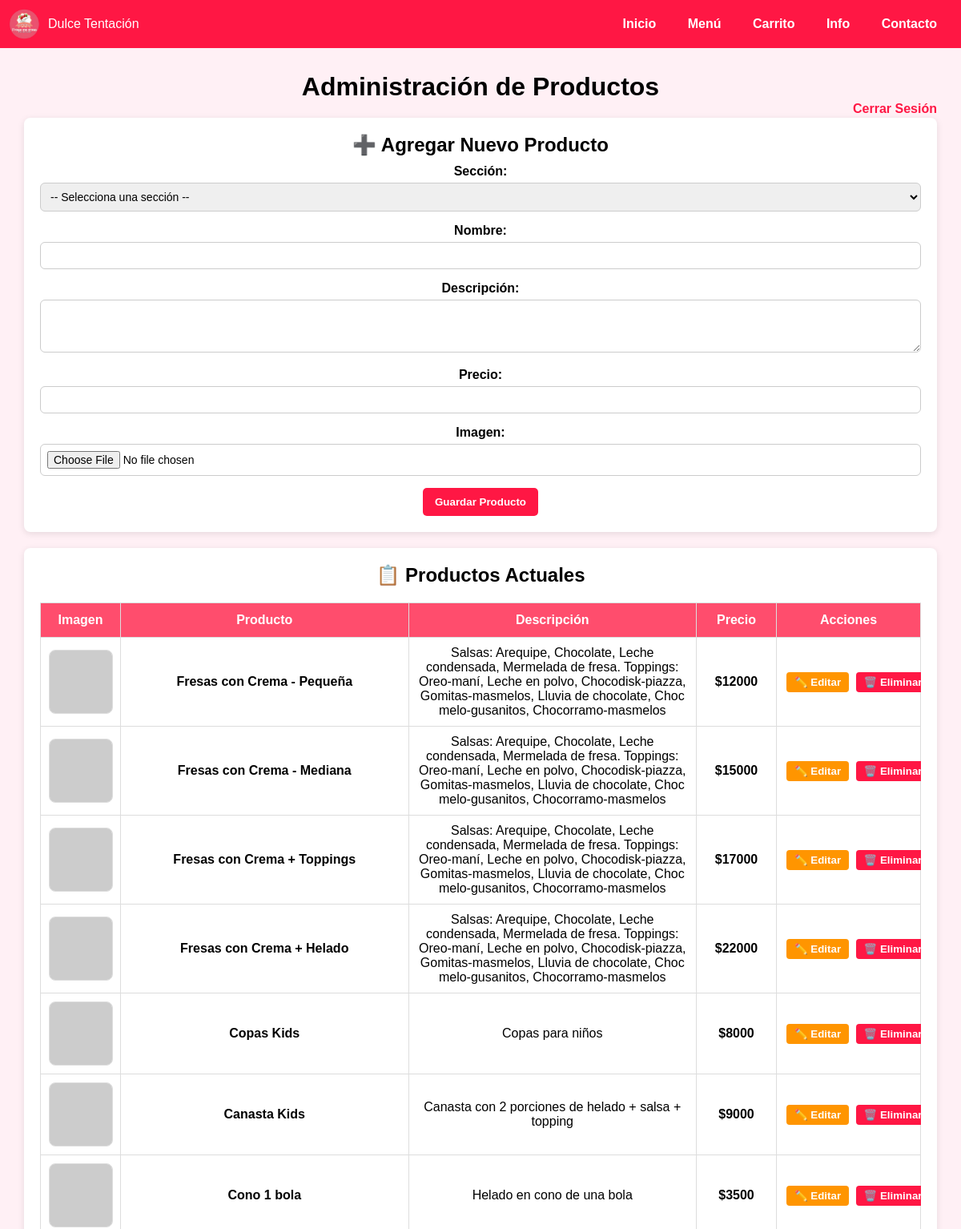
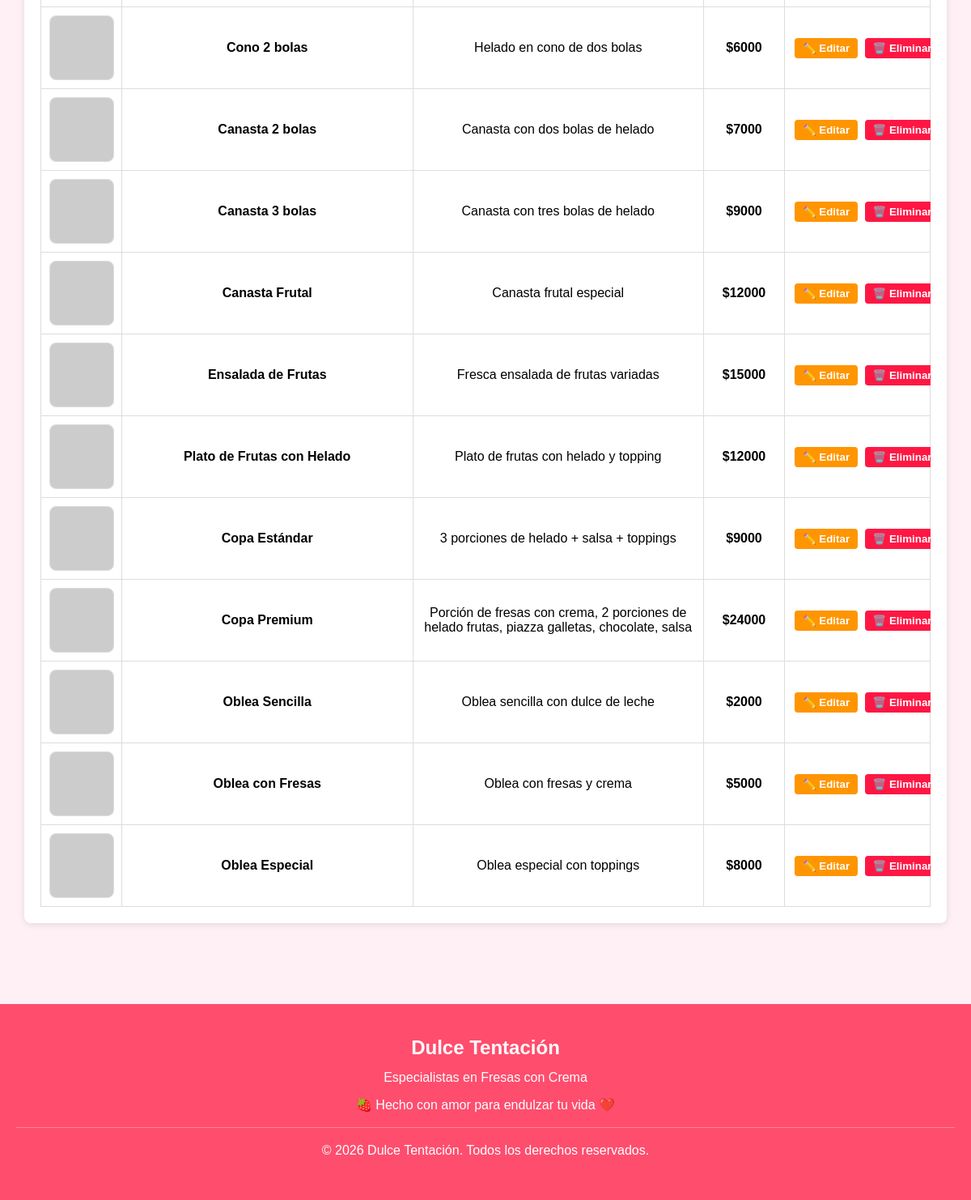
The page /editserver (signed in) on the database as committed earlier (2 pictures, top to bottom).
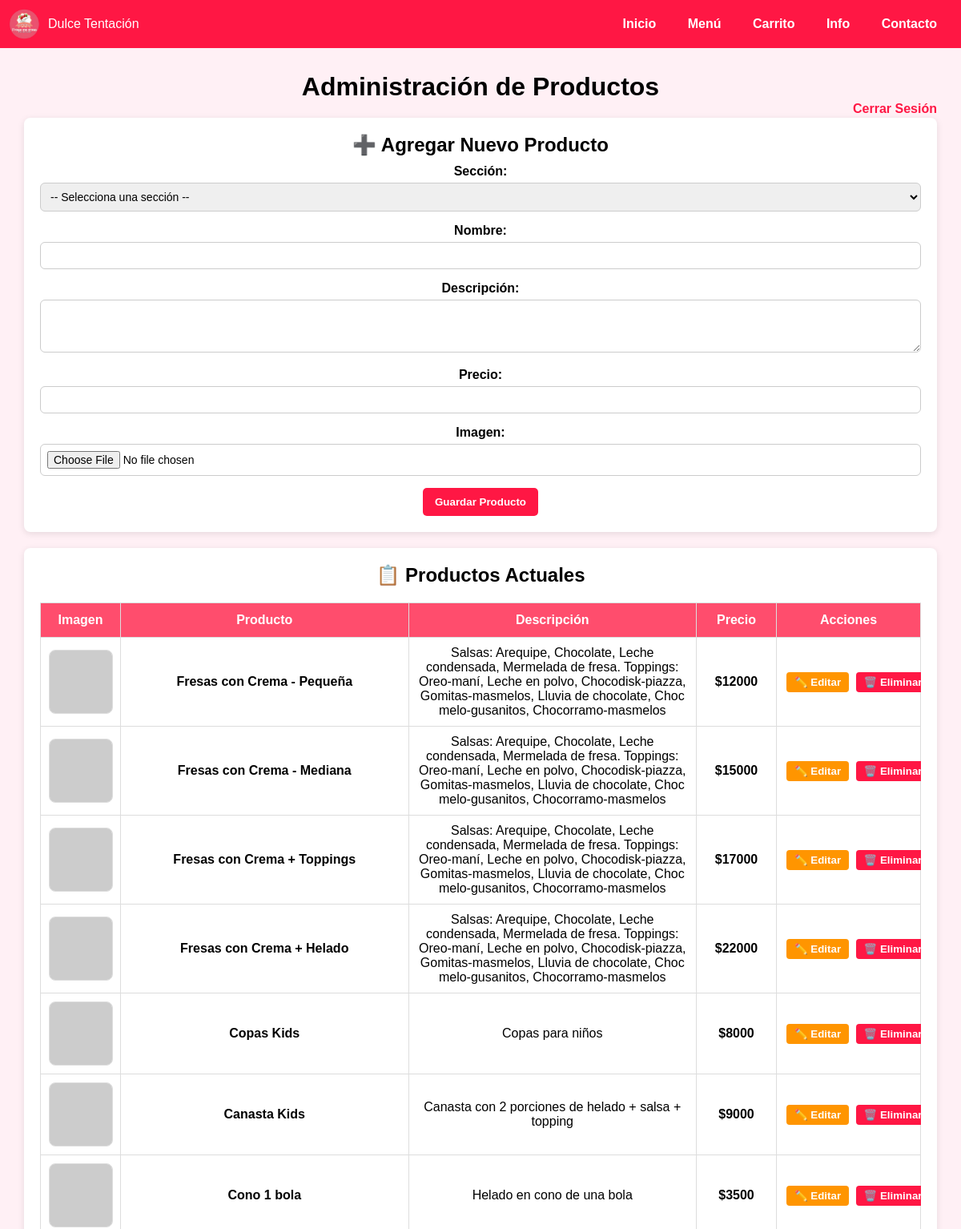
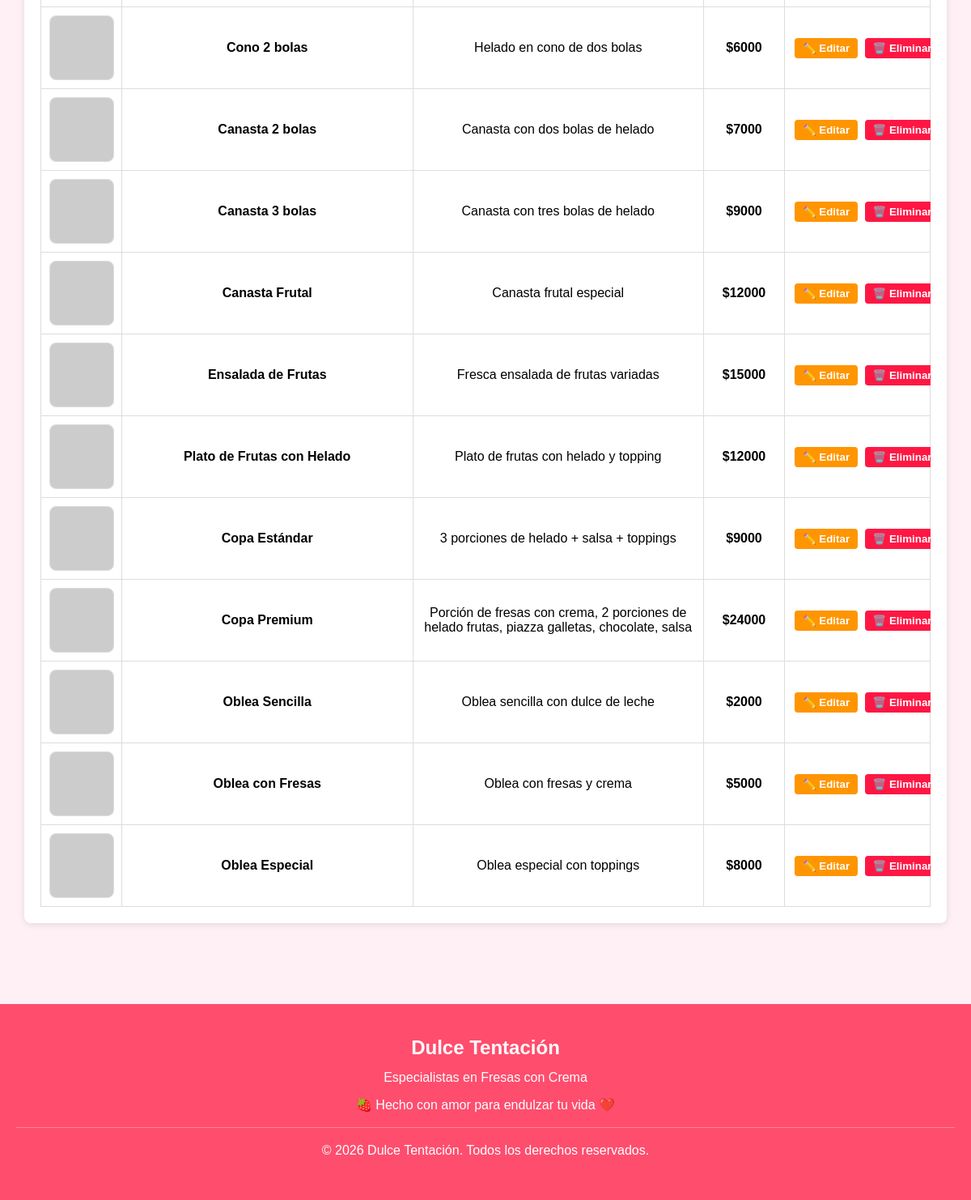
The same page on the database as committed later (2 pictures, top to bottom).
### tables this page shows
CREATE TABLE opciones (
        id INTEGER PRIMARY KEY AUTOINCREMENT,
        producto_id INTEGER,
        nombre_opcion TEXT,
        precio INTEGER,
        FOREIGN KEY (producto_id) REFERENCES productos(id)
    );

CREATE TABLE productos (
        id INTEGER PRIMARY KEY AUTOINCREMENT,
        categoria_id INTEGER,
        nombre TEXT,
        descripcion TEXT,
        imagen TEXT,
        FOREIGN KEY (categoria_id) REFERENCES categorias(id)
    );

### app.py (the view, shortened to what this page needs)
@app.route("/editserver", methods=["GET", "POST"])
def editserver():
    if not session.get("admin_logged_in"):
        return redirect("/login")
    conn = db()
    productos = conn.execute("""
        SELECT p.*, o.precio
        FROM productos p
        LEFT JOIN opciones o ON p.id = o.producto_id
    """).fetchall()
    categorias = conn.execute("SELECT * FROM categorias").fetchall()
    conn.close()
    return render_template("editserver.html", productos=productos, categorias=categorias)

### app.py (called while the page is built)
def db():
    conn = sqlite3.connect(DB)
    conn.row_factory = sqlite3.Row
    return conn

### templates/editserver.html (shortened to what this page needs)
{% extends "base.html" %}
{% block content %}
<div class="admin-container">
    <h1>Administración de Productos</h1>
    <a href="/logout" style="float:right; color:#ff1744; font-weight:bold;">Cerrar Sesión</a>
    <div class="form-section">
        <h2>➕ Agregar Nuevo Producto</h2>
        <form method="POST" enctype="multipart/form-data">
            <label>Sección:</label>
            <select name="categoria_id" required style="width:100%;padding:8px;margin:5px 0;">
                <option value="">-- Selecciona una sección --</option>
            </select>
            <label>Nombre:</label>
            <input type="text" name="nombre" required style="width:100%;padding:8px;margin:5px 0;">
            <label>Descripción:</label>
            <textarea name="descripcion" rows="3" style="width:100%;padding:8px;margin:5px 0;"></textarea>
            <label>Precio:</label>
            <input type="number" name="precio" required style="width:100%;padding:8px;margin:5px 0;">
            <label>Imagen:</label>
            <input type="file" name="imagen" accept="image/*" style="width:100%;padding:8px;margin:5px 0;">
            <button type="submit" style="background:#ff1744;color:white;padding:10px 15px;border:none;border-radius:5px;cursor:pointer;margin-top:10px;">Guardar Producto</button>
        </form>
    </div>
    <div class="form-section">
        <h2>📋 Productos Actuales</h2>
        {% if productos %}
        <div style="overflow-x: auto;">
            <table class="admin-table">
                <thead>
                    <tr>
                        <th style="width:100px;">Imagen</th>
                        <th>Producto</th>
                        <th>Descripción</th>
                        <th style="width:100px;">Precio</th>
                        <th style="width:180px;">Acciones</th>
                    </tr>
                </thead>
                <tbody>
                {% for p in productos %}
                    <tr>
                        <td>
                            {% if p.imagen and p.imagen != '' %}
                                <img class="product-img"
                                     src="{{ p.imagen }}"
                                     alt="{{ p.nombre }}"
                                     loading="lazy"
                                     onerror="this.onerror=null; this.src='https://via.placeholder.com/80x80.png?text=Error';">
                            {% else %}
                                <img class="product-img"
                                     src="https://via.placeholder.com/80x80.png?text=Sin+Imagen"
                                     alt="Sin imagen">
                            {% endif %}
                        </td>
                        <td><strong>{{ p.nombre }}</strong></td>
                        <td>{{ p.descripcion }}</td>
                        <td><strong>${{ p.precio }}</strong></td>
                        <td style="white-space: nowrap;">
                            <button class="btn-edit"
                                data-id="{{ p.id }}"
                                data-nombre="{{ p.nombre }}"
                                data-descripcion="{{ p.descripcion }}"
                                data-precio="{{ p.precio }}"
                                onclick="editarProducto(this.dataset.id, this.dataset.nombre, this.dataset.descripcion, this.dataset.precio)">
                                ✏️ Editar
                            </button>
                            <form method="POST" style="display:inline;">
                                <button type="submit" class="btn-delete"
                                        onclick="return confirm('¿Eliminar {{ p.nombre }}?')">
                                    🗑️ Eliminar
                                </button>
                            </form>
                        </td>
                    </tr>
                {% endfor %}
                </tbody>
            </table>
        </div>
        {% else %}
            <p style="text-align:center; padding:20px; color:#666;">No hay productos agregados aún.</p>
        {% endif %}
    </div>
</div>
{% endblock %}

### templates/base.html (shortened to what this page needs)
<!DOCTYPE html>
<html>
<head>
    <link rel="stylesheet" href="{{ url_for('static', filename='style.css') }}">
</head>
<body>
<nav>
    <div class="nav-left">
        <img src="{{ url_for('static', filename='images/logo.png') }}">
        <span>Dulce Tentación</span>
    </div>
    <div class="nav-right">
        <a href="/">Inicio</a>
        <a href="/menu">Menú</a>
        <a href="/carrito">Carrito</a>
        <a href="/info">Info</a>
        <a href="/contacto">Contacto</a>
    </div>
</nav>
<div class="container">
{% block content %}{% endblock %}
</div>
<footer>
    <div class="footer-content">
        <h3>Dulce Tentación</h3>
        <p>Especialistas en Fresas con Crema</p>
        <p>🍓 Hecho con amor para endulzar tu vida ❤️</p>
        <p style="margin-top: 15px; border-top: 1px solid rgba(255,255,255,0.3); padding-top: 15px;">© 2026 Dulce Tentación. Todos los derechos reservados.</p>
    </div>
</footer>
</body>
</html>

### static/style.css (style rules this page uses)
* { margin: 0; padding: 0; box-sizing: border-box; font-family: Arial, sans-serif; }
body { background: #fff0f5; }
nav { background: #ff4d6d; padding: 15px 30px; display: flex; justify-content: space-between; align-items: center; }
.container { padding: 40px; text-align: center; }
body { margin: 0; font-family: Arial, sans-serif; }
nav { background: #ff1744; padding: 15px; }
nav a { color: white; margin-right: 20px; text-decoration: none; font-weight: bold; }
.container { padding: 30px; }
button { background: #ff1744; color: white; border: none; padding: 8px 12px; cursor: pointer; }
nav { display: flex; justify-content: space-between; background: #ff1744; padding: 10px; color: white; }
.nav-left { display: flex; align-items: center; }
.nav-left img { height: 40px; margin-right: 10px; }
.nav-right a { color: white; margin-left: 15px; text-decoration: none; }
footer { background: #ff4d6d; color: white; padding: 40px 20px; text-align: center; margin-top: 50px; }
footer .footer-content h3 { font-size: 24px; margin-bottom: 10px; font-weight: bold; }
footer .footer-content p { margin: 8px 0; line-height: 1.6; }
table th, table td { padding: 10px; text-align: center; border: 1px solid #ddd; }
table th { background: #ff4d6d; color: white; }
table td img { width: 80px; height: 80px; object-fit: cover; border-radius: 8px; }
table button { padding: 5px 10px; margin: 2px; border-radius: 5px; font-weight: bold; cursor: pointer; }
a { text-decoration: none; color: #ff1744; font-weight: bold; }
form label { display: block; margin-top: 10px; font-weight: bold; }
form input[type="text"], form input[type="number"], form select, form textarea, form input[type="file"] { width: 100%; padding: 8px; margin-top: 5px; border-radius: 6px; border: 1px solid #ccc; font-size: 14px; }
form button { background: #ff1744; color: white; border: none; padding: 10px 15px; margin-top: 15px; border-radius: 6px; cursor: pointer; font-weight: bold; }
table { width: 100%; border-collapse: collapse; margin-top: 20px; }
img { display: block; image-rendering: -webkit-optimize-contrast; image-rendering: crisp-edges; }
table { table-layout: fixed; }
table img { min-height: 80px; background: #f5f5f5; border: 1px solid #ddd; }
.container { opacity: 0; animation: fadeIn 0.3s ease-in forwards; }
table td { vertical-align: middle; }
table td img { display: block; margin: 0 auto; }

### templates/editserver.html (style rules this page uses)
.admin-container { max-width: 1200px; margin: 0 auto; }
.form-section { background: white; padding: 20px; margin: 20px 0; border-radius: 8px; box-shadow: 0 2px 8px rgba(0,0,0,0.1); }
.product-img { width: 80px; height: 80px; object-fit: cover; background: #f5f5f5; border: 1px solid #ddd; display: block; margin: 0 auto; }
.btn-delete { background: #ff1744; color: white; padding: 5px 10px; border: none; border-radius: 4px; cursor: pointer; margin: 2px; }
.btn-edit { background: #ff9500; color: white; padding: 5px 10px; border: none; border-radius: 4px; cursor: pointer; margin: 2px; }
.admin-table { width: 100%; border-collapse: collapse; margin-top: 20px; background: white; }
.admin-table th { background: #ff4d6d; color: white; padding: 12px; text-align: center; }
.admin-table td { padding: 10px; text-align: center; border: 1px solid #ddd; vertical-align: middle; }

Rows that differ between the two databases and show on the page:
changed through a linked row, opciones "Fresas con Crema - Pequeña": imagen: a different picture
changed through a linked row, opciones "Fresas con Crema - Mediana": imagen: a different picture
changed through a linked row, opciones "Fresas con Crema + Toppings": imagen: a different picture
changed through a linked row, opciones "Fresas con Crema + Helado": imagen: a different picture
changed through a linked row, opciones "Copas Kids": imagen: a different picture
changed through a linked row, opciones "Canasta Kids": imagen: a different picture
changed through a linked row, opciones "Cono 1 bola": imagen: a different picture
changed through a linked row, opciones "Cono 2 bolas": imagen: a different picture
changed through a linked row, opciones "Canasta 2 bolas": imagen: a different picture
changed through a linked row, opciones "Canasta 3 bolas": imagen: a different picture
changed through a linked row, opciones "Canasta Frutal": imagen: a different picture
changed through a linked row, opciones "Ensalada de Frutas": imagen: a different picture
changed through a linked row, opciones "Plato de Frutas con Helado": imagen: a different picture
changed through a linked row, opciones "Copa Estándar": imagen: a different picture
changed through a linked row, opciones "Copa Premium": imagen: a different picture
changed through a linked row, opciones "Oblea Sencilla": imagen: a different picture
changed through a linked row, opciones "Oblea con Fresas": imagen: a different picture
